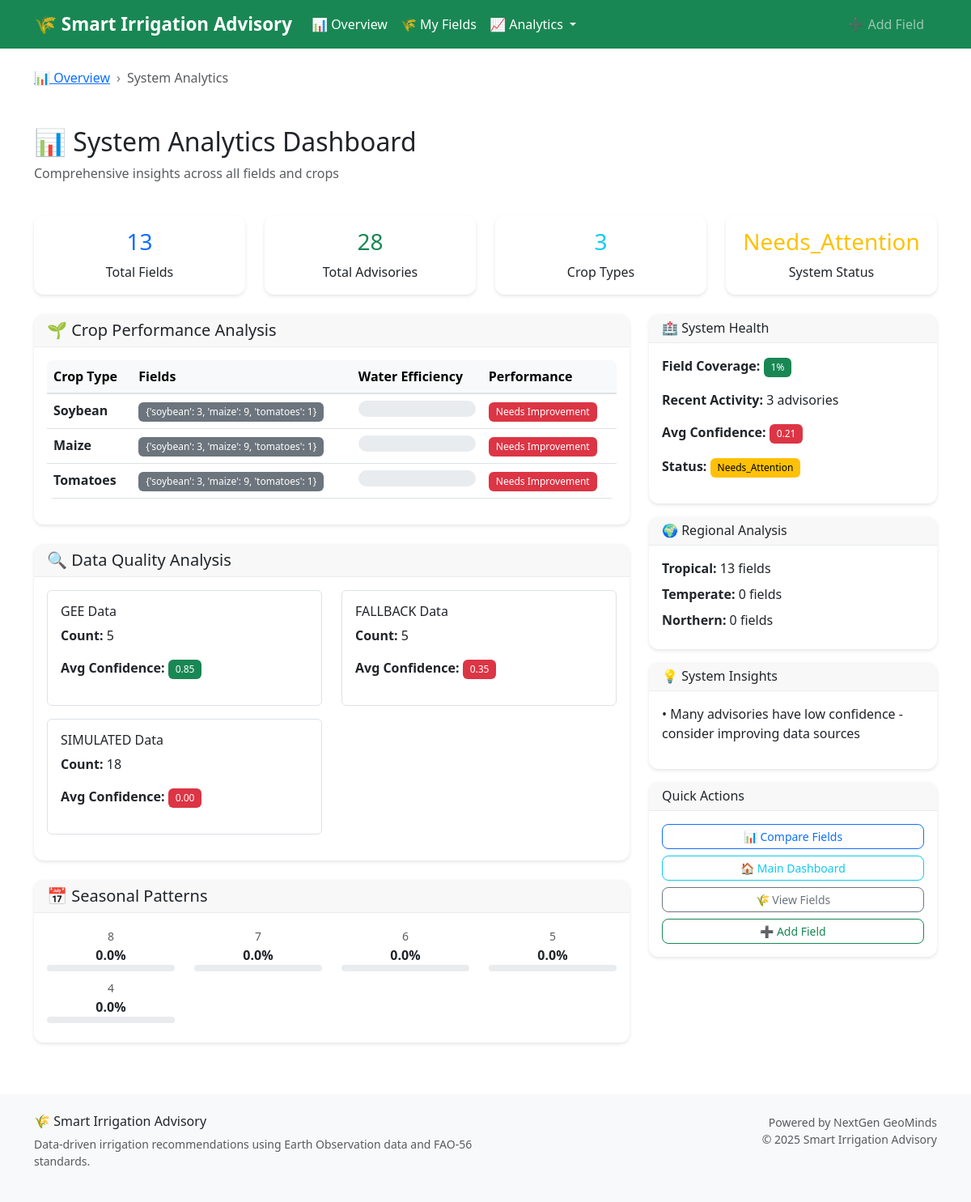
The page /analytics/system/ on the database its author committed.
### advisory/models.py (models this page shows, shortened)
class FarmField(models.Model):
    CROP_CHOICES = [
        ("maize", "Maize"),
        ("soybean", "Soybean"),
        ("rice", "Rice"),
        ("wheat", "Wheat"),
        ("sugarcane", "Sugarcane"),
        ("cotton", "Cotton"),
        ("beans", "Beans"),
        ("potatoes", "Potatoes"),
        ("tomatoes", "Tomatoes"),
        ("cassava", "Cassava"),
    ]
    SOIL_CHOICES = [
        ("clay", "Clay"),
        ("loam", "Loam"),
        ("sandy", "Sandy"),
        ("silt", "Silt"),
        ("clay_loam", "Clay Loam"),
        ("sandy_loam", "Sandy Loam"),
    ]
    name = models.CharField(max_length=100)
    latitude = models.FloatField(_('Latitude'), validators=[
        MinValueValidator(-90.0), MaxValueValidator(90.0)])
    longitude = models.FloatField(_('Longitude'), validators=[
        MinValueValidator(-180.0), MaxValueValidator(180.0)])
    soil_type = models.CharField(
        choices=SOIL_CHOICES, max_length=20, default="loam", null=True, blank=True)
    crop_type = models.CharField(
        choices=CROP_CHOICES, max_length=20, default="maize")
    planting_date = models.DateField(_('Planting Date'), default=date.today)
    field_area_ha = models.FloatField(
        _('Field Area (ha)'),
        validators=[MinValueValidator(0.1), MaxValueValidator(1000.0)],
        null=True, blank=True,
        help_text="Field area in hectares"
    )
    elevation = models.FloatField(
        _('Elevation (m)'),
        null=True, blank=True,
        help_text="Field elevation in meters"
    )
    created_at = models.DateTimeField(auto_now_add=True)
    updated_at = models.DateTimeField(auto_now=True)
    class Meta:
        ordering = ['-created_at']
        verbose_name = 'Farm Field'
        verbose_name_plural = 'Farm Fields'

### advisory/views.py (the view)
# urls.py: path('analytics/system/', views.system_analytics_view, name='system_analytics'),
def system_analytics_view(request):
    analytics = IrrigationAnalytics()
    system_data = analytics.get_system_analytics()
    context = {
        'system_data': system_data,
        'total_fields': FarmField.objects.count(),
        'total_advisories': IrrigationAdvisory.objects.count()
    }
    return render(request, 'advisory/system_analytics.html', context)

### advisory/utils/analytics.py (called while the page is built)
    def _analyze_regional_patterns(self) -> Dict[str, Any]:
        try:
            regions = {
                'tropical': {'lat_range': (-30, 30), 'fields': 0, 'avg_efficiency': 0},
                'temperate': {'lat_range': (30, 60), 'fields': 0, 'avg_efficiency': 0},
                'northern': {'lat_range': (60, 90), 'fields': 0, 'avg_efficiency': 0}
            }
            for field in FarmField.objects.all():
                for region_name, region_data in regions.items():
                    min_lat, max_lat = region_data['lat_range']
                    if min_lat <= field.latitude <= max_lat:
                        region_data['fields'] += 1
                        break
            return regions
        except Exception as e:
            logger.error(f"Error analyzing regional patterns: {e}")
            return {}

    def _analyze_data_source_quality(self) -> Dict[str, Any]:
        try:
            sources = IrrigationAdvisory.objects.values('data_source').annotate(
                count=Count('id'),
                avg_confidence=Avg('confidence_score')
            )
            return {source['data_source']: {
                'count': source['count'],
                'avg_confidence': round(source['avg_confidence'], 2)
            } for source in sources}
        except Exception as e:
            logger.error(f"Error analyzing data source quality: {e}")
            return {}

    def _analyze_seasonal_patterns(self) -> Dict[str, Any]:
        try:
            monthly_data = {}
            for advisory in IrrigationAdvisory.objects.all():
                month = advisory.date.month
                if month not in monthly_data:
                    monthly_data[month] = {'total': 0, 'irrigation': 0}
                monthly_data[month]['total'] += 1
                if advisory.irrigation_recommended:
                    monthly_data[month]['irrigation'] += 1
            seasonal_patterns = {}
            for month, data in monthly_data.items():
                if data['total'] > 0:
                    seasonal_patterns[month] = round(
                        data['irrigation'] / data['total'], 2)
            return seasonal_patterns
        except Exception as e:
            logger.error(f"Error analyzing seasonal patterns: {e}")
            return {}

### templates/advisory/system_analytics.html (shortened to what this page needs)
{% extends "base.html" %} {% block title %}System Analytics{% endblock %} {% block breadcrumb %}
<li class="breadcrumb-item active">System Analytics</li>
{% endblock %} {% block content %}
<div class="container mt-4">
  <div class="row mb-4">
    <div class="col-12">
      <h2>📊 System Analytics Dashboard</h2>
      <p class="text-muted">Comprehensive insights across all fields and crops</p>
    </div>
  </div>
  <div class="row mb-4">
    <div class="col-md-3">
      <div class="card text-center">
        <div class="card-body">
          <h3 class="text-primary">{{ total_fields }}</h3>
          <p class="card-text">Total Fields</p>
        </div>
      </div>
    </div>
    <div class="col-md-3">
      <div class="card text-center">
        <div class="card-body">
          <h3 class="text-success">{{ total_advisories }}</h3>
          <p class="card-text">Total Advisories</p>
        </div>
      </div>
    </div>
    <div class="col-md-3">
      <div class="card text-center">
        <div class="card-body">
          <h3 class="text-info">{{ system_data.crop_distribution|length }}</h3>
          <p class="card-text">Crop Types</p>
        </div>
      </div>
    </div>
    <div class="col-md-3">
      <div class="card text-center">
        <div class="card-body">
          <h3 class="{% if system_data.system_health.status == 'healthy' %}text-success{% else %}text-warning{% endif %}">
            {{ system_data.system_health.status|title }}
          </h3>
          <p class="card-text">System Status</p>
        </div>
      </div>
    </div>
  </div>
  <div class="row">
    <div class="col-md-8">
      <div class="card mb-4">
        <div class="card-header">
          <h5 class="mb-0">🌱 Crop Performance Analysis</h5>
        </div>
        <div class="card-body">
          {% if system_data.crop_efficiency %}
          <div class="table-responsive">
            <table class="table table-hover">
              <thead class="table-light">
                <tr>
                  <th>Crop Type</th>
                  <th>Fields</th>
                  <th>Water Efficiency</th>
                  <th>Performance</th>
                </tr>
              </thead>
              <tbody>
                {% for crop, efficiency in system_data.crop_efficiency.items %}
                <tr>
                  <td>
                    <strong>{{ crop|title }}</strong>
                  </td>
                  <td>
                    <span class="badge bg-secondary">{{ system_data.crop_distribution|default:0 }}</span>
                  </td>
                  <td>
                    <div class="progress" style="height: 20px">
                    </div>
                  </td>
                  <td>
                    {% if efficiency > 0.8 %}
                    <span class="badge bg-success">Excellent</span>
                    {% elif efficiency > 0.6 %}
                    <span class="badge bg-warning">Good</span>
                    {% else %}
                    <span class="badge bg-danger">Needs Improvement</span>
                    {% endif %}
                  </td>
                </tr>
                {% endfor %}
              </tbody>
            </table>
          </div>
          {% else %}
          <p class="text-muted">No crop performance data available.</p>
          {% endif %}
        </div>
      </div>
      <div class="card mb-4">
        <div class="card-header">
          <h5 class="mb-0">🔍 Data Quality Analysis</h5>
        </div>
        <div class="card-body">
          {% if system_data.data_source_quality %}
          <div class="row">
            {% for source, data in system_data.data_source_quality.items %}
            <div class="col-md-6 mb-3">
              <div class="border rounded p-3">
                <h6>{{ source|upper }} Data</h6>
                <p><strong>Count:</strong> {{ data.count }}</p>
                <p>
                  <strong>Avg Confidence:</strong>
                  <span class="badge {% if data.avg_confidence > 0.7 %}bg-success{% elif data.avg_confidence > 0.4 %}bg-warning{% else %}bg-danger{% endif %}">
                    {{ data.avg_confidence|floatformat:2 }}
                  </span>
                </p>
              </div>
            </div>
            {% endfor %}
          </div>
          {% else %}
          <p class="text-muted">No data source quality information available.</p>
          {% endif %}
        </div>
      </div>
      <div class="card">
        <div class="card-header">
          <h5 class="mb-0">📅 Seasonal Patterns</h5>
        </div>
        <div class="card-body">
          {% if system_data.seasonal_patterns %}
          <div class="row">
            {% for month, rate in system_data.seasonal_patterns.items %}
            <div class="col-md-3 mb-2">
              <div class="text-center">
                <small class="text-muted">{{ month }}</small>
                <div class="fw-bold">{{ rate|floatformat:1 }}%</div>
                <div class="progress" style="height: 8px">
                </div>
              </div>
            </div>
            {% endfor %}
          </div>
          {% else %}
          <p class="text-muted">No seasonal pattern data available.</p>
          {% endif %}
        </div>
      </div>
    </div>
    <div class="col-md-4">
      <div class="card mb-3">
        <div class="card-header">
          <h6 class="mb-0">🏥 System Health</h6>
        </div>
        <div class="card-body">
          <p>
            <strong>Field Coverage:</strong>
            <span
              class="badge {% if system_data.system_health.field_coverage > 0.7 %}bg-success{% elif system_data.system_health.field_coverage > 0.4 %}bg-warning{% else %}bg-danger{% endif %}"
            >
              {{ system_data.system_health.field_coverage|floatformat:0 }}%
            </span>
          </p>
          <p><strong>Recent Activity:</strong> {{ system_data.system_health.recent_activity }} advisories</p>
          <p>
            <strong>Avg Confidence:</strong>
            <span
              class="badge {% if system_data.system_health.avg_confidence > 0.7 %}bg-success{% elif system_data.system_health.avg_confidence > 0.4 %}bg-warning{% else %}bg-danger{% endif %}"
            >
              {{ system_data.system_health.avg_confidence|floatformat:2 }}
            </span>
          </p>
          <p>
            <strong>Status:</strong>
            <span class="badge {% if system_data.system_health.status == 'healthy' %}bg-success{% else %}bg-warning{% endif %}">
              {{ system_data.system_health.status|title }}
            </span>
          </p>
        </div>
      </div>
      {% if system_data.regional_analysis %}
      <div class="card mb-3">
        <div class="card-header">
          <h6 class="mb-0">🌍 Regional Analysis</h6>
        </div>
        <div class="card-body">
          {% for region, data in system_data.regional_analysis.items %}
          <div class="mb-2">
            <strong>{{ region|title }}:</strong> {{ data.fields }} fields
          </div>
          {% endfor %}
        </div>
      </div>
      {% endif %}
      <div class="card mb-3">
        <div class="card-header">
          <h6 class="mb-0">💡 System Insights</h6>
        </div>
        <div class="card-body">
          {% if system_data.insights %}
          <ul class="list-unstyled">
            {% for insight in system_data.insights %}
            <li class="mb-2">• {{ insight }}</li>
            {% endfor %}
          </ul>
          {% else %}
          <p class="text-muted">No insights available.</p>
          {% endif %}
        </div>
      </div>
      <div class="card">
        <div class="card-header">
          <h6 class="mb-0">Quick Actions</h6>
        </div>
        <div class="card-body">
          <a href="{% url 'advisory:performance_comparison' %}" class="btn btn-outline-primary btn-sm w-100 mb-2"> 📊 Compare Fields </a>
          <a href="{% url 'advisory:dashboard' %}" class="btn btn-outline-info btn-sm w-100 mb-2"> 🏠 Main Dashboard </a>
          <a href="{% url 'advisory:field_list' %}" class="btn btn-outline-secondary btn-sm w-100 mb-2"> 🌾 View Fields </a>
          <a href="{% url 'advisory:create_field' %}" class="btn btn-outline-success btn-sm w-100"> ➕ Add Field </a>
        </div>
      </div>
    </div>
  </div>
</div>
{% endblock %}

### static/css/main.css (style rules this page uses)
:root { --primary-green: #198754; --light-green: #20c997; --dark-green: #146c43; --success-bg: #d1e7dd; --success-border: #badbcc; }
.breadcrumb-item + .breadcrumb-item::before { content: "›"; color: #6c757d; }
.card { border: none; box-shadow: 0 2px 4px rgba(0,0,0,0.1); transition: all 0.3s ease; border-radius: 12px; }
.card-header { border-bottom: 1px solid #e9ecef; font-weight: 600; border-radius: 12px 12px 0 0 !important; }
.btn { border-radius: 8px; font-weight: 500; transition: all 0.3s ease; }
.progress { border-radius: 10px; overflow: hidden; }
.badge { font-weight: 500; padding: 0.5em 0.75em; }
.table { border-radius: 8px; overflow: hidden; }
.table thead th { background-color: #f8f9fa; border-bottom: 2px solid #dee2e6; font-weight: 600; }
.badge.bg-success { background-color: #198754 !important; }
.badge.bg-warning { background-color: #ffc107 !important; color: #000 !important; }
.badge.bg-danger { background-color: #dc3545 !important; }

### rows shown on the page
FarmField: crop_efficiency "Soybean"
FarmField: crop_efficiency "Maize"
FarmField: crop_efficiency "Tomatoes"

### other values the page prints
{{ total_fields }} "13"
{{ total_advisories }} "28"
{{ system_data.crop_distribution|length }} "3"
{{ system_data.system_health.status|title }} "Needs_Attention"
{{ system_data.crop_distribution|default:0 }} "{'soybean': 3, 'maize': 9, 'tomatoes': 1}" "{'soybean': 3, 'maize': 9, 'tomatoes': 1}" "{'soybean': 3, 'maize': 9, 'tomatoes': 1}"
{{ source|upper }} "GEE" "FALLBACK" "SIMULATED"
{{ data.count }} "5" "5" "18"
{{ data.avg_confidence|floatformat:2 }} "0.85" "0.35" "0.00"
{{ month }} "8" "7" "6" "5" "4"
{{ rate|floatformat:1 }} "0.0" "0.0" "0.0" "0.0" "0.0"
{{ system_data.system_health.field_coverage|floatformat:0 }} "1"
{{ system_data.system_health.recent_activity }} "3"
{{ system_data.system_health.avg_confidence|floatformat:2 }} "0.21"
{{ region|title }} "Tropical" "Temperate" "Northern"
{{ data.fields }} "13" "0" "0"
